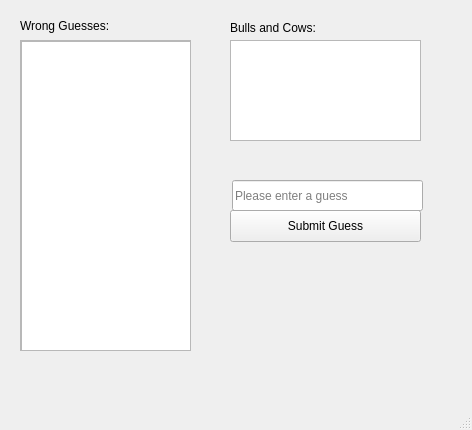
<?xml version="1.0" encoding="UTF-8"?>
<ui version="4.0">
 <class>NumbersGame</class>
 <widget class="QMainWindow" name="NumbersGame">
  <property name="geometry">
   <rect>
    <x>0</x>
    <y>0</y>
    <width>472</width>
    <height>430</height>
   </rect>
  </property>
  <property name="windowTitle">
   <string>NumbersGame</string>
  </property>
  <widget class="QWidget" name="centralwidget">
   <widget class="QScrollArea" name="scrollArea">
    <property name="geometry">
     <rect>
      <x>20</x>
      <y>40</y>
      <width>171</width>
      <height>311</height>
     </rect>
    </property>
    <property name="widgetResizable">
     <bool>true</bool>
    </property>
    <widget class="QWidget" name="scrollAreaWidgetContents">
     <property name="geometry">
      <rect>
       <x>0</x>
       <y>0</y>
       <width>169</width>
       <height>309</height>
      </rect>
     </property>
     <widget class="QListWidget" name="wrongGuesses">
      <property name="geometry">
       <rect>
        <x>0</x>
        <y>0</y>
        <width>171</width>
        <height>311</height>
       </rect>
      </property>
     </widget>
    </widget>
   </widget>
   <widget class="QLabel" name="wrongGuessesLabel">
    <property name="geometry">
     <rect>
      <x>20</x>
      <y>16</y>
      <width>121</width>
      <height>20</height>
     </rect>
    </property>
    <property name="text">
     <string>Wrong Guesses:</string>
    </property>
   </widget>
   <widget class="QPushButton" name="submitButton">
    <property name="geometry">
     <rect>
      <x>230</x>
      <y>210</y>
      <width>191</width>
      <height>32</height>
     </rect>
    </property>
    <property name="text">
     <string>Submit Guess</string>
    </property>
   </widget>
   <widget class="QLineEdit" name="guessLine">
    <property name="geometry">
     <rect>
      <x>232</x>
      <y>180</y>
      <width>191</width>
      <height>31</height>
     </rect>
    </property>
    <property name="placeholderText">
     <string>Please enter a guess</string>
    </property>
   </widget>
   <widget class="QLabel" name="bullsAndCowsLabel">
    <property name="geometry">
     <rect>
      <x>230</x>
      <y>20</y>
      <width>151</width>
      <height>16</height>
     </rect>
    </property>
    <property name="text">
     <string>Bulls and Cows:</string>
    </property>
   </widget>
   <widget class="QListWidget" name="listBullsCows">
    <property name="geometry">
     <rect>
      <x>230</x>
      <y>40</y>
      <width>191</width>
      <height>101</height>
     </rect>
    </property>
   </widget>
  </widget>
  <widget class="QMenuBar" name="menubar">
   <property name="geometry">
    <rect>
     <x>0</x>
     <y>0</y>
     <width>472</width>
     <height>24</height>
    </rect>
   </property>
  </widget>
  <widget class="QStatusBar" name="statusbar"/>
 </widget>
 <resources/>
 <connections/>
</ui>
